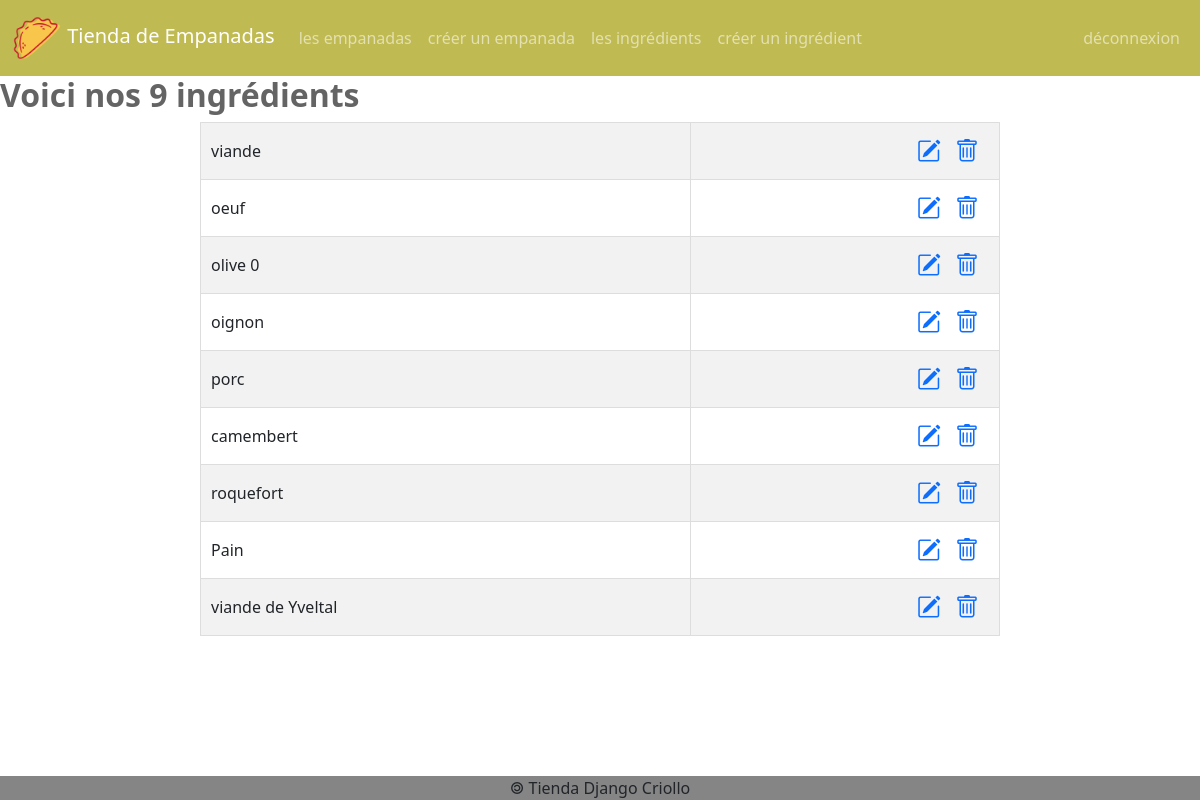
/ingredients/ (signed in), run on the app's committed database.
### empanadas/models.py (models this page shows)
class Ingredient(models.Model):
    idIngredient = models.AutoField(primary_key=True)
    nomIngredient = models.CharField(max_length=50)
    def __str__(self) :
        return self.nomIngredient

### empanadas/views.py (the view)
# urls.py: path('ingredients/', views.ingredients, name='liste_ingredients'),
def ingredients(request):
    user = None
    if request.user.is_staff:
        lesIngredients = Ingredient.objects.all()
        user = User.objects.get(id = request.user.id)
        return render(
            request,
            'empanadas/ingredients.html',
            {'ingredients' : lesIngredients, 'user' : user,}
    )
    elif request.user.is_authenticated:
        return redirect ('/empanadas')
    else:
        return redirect('/login')

### empanadas/templates/empanadas/ingredients.html (shortened to what this page needs)
{% extends 'empanadas/base.html' %}
{% block main %}
<h2>Voici nos {{ ingredients|length }} ingrédients</h2>
<table class="table table-striped">
    <tbody>
        {% for ing in ingredients %}
        <tr>
            <td>{{ ing }}</td>
            <td>
                <a href="/ingredients/{{ ing.idIngredient }}/update"
                    ><i class="bi bi-pencil-square"></i
                ></a>
                <a href="/ingredients/{{ ing.idIngredient }}/delete"
                    ><i class="bi bi-trash"></i
                ></a>
            </td>
        </tr>
        {% endfor %}
    </tbody>
</table>
{% endblock %}

### empanadas/static/empanadas/css/styles.css (style rules this page uses)
body { display: flex; min-height: 100vh; flex-direction: column; }
.table { max-width: 800px; margin: 0 auto; border-top: 1px solid black; border-collapse: collapse; }
.table td, .table th { vertical-align: middle; padding: 10px; border: 1px solid #ddd; }
.table td:last-child { text-align: right; }
.table a { margin-right: 10px; }
.table i { font-size: 1.5em; }
h2 { font-weight: bold; color: rgb(100, 100, 100); }

### data on the page
Ingredient: nomIngredient "viande"
Ingredient: nomIngredient "oeuf"
Ingredient: nomIngredient "olive 0"
Ingredient: nomIngredient "oignon"
Ingredient: nomIngredient "porc"
Ingredient: nomIngredient "camembert"
Ingredient: nomIngredient "roquefort"
Ingredient: nomIngredient "Pain"
Ingredient: nomIngredient "viande de Yveltal"

### other printed values
{{ ingredients|length }} "9"
